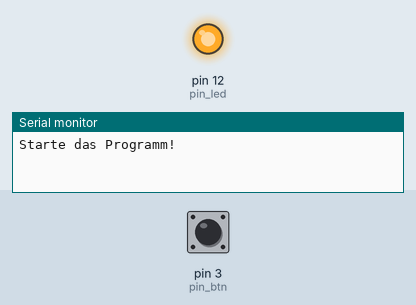
The sketch below on a simulated Arduino Uno, built with avr-gcc and run on an emulated ATmega328P. Shown: output pins drawn as LEDs (lit = HIGH), the last lines printed to the serial monitor. The test bench sets the inputs (shaded band); at power-on: pin 3 (pin_btn) HIGH. Random numbers use the default seed unless the sketch sets one.

Above: at 2.6 s.
2.7 s: pin 3 (pin_btn) pulled LOW for 0.15 s
At 4.9 s:
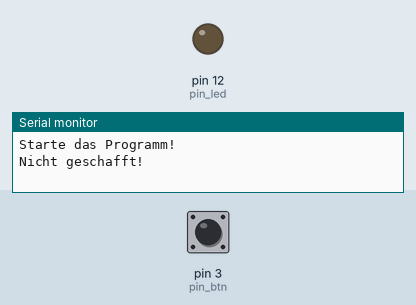
5.2 s: pin 3 (pin_btn) pulled LOW for 3.2 s
Timing chart, 0 to 12.5 s (numbered marks = the images above; inputs shaded):
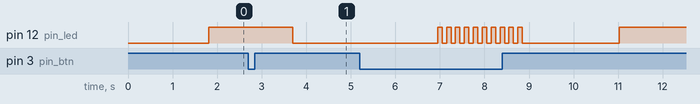

The sketch:

Reaktionstester.ino
```cpp
int pin_btn = 3;               //Pin 3: Knopf
int pin_led = 12;               //Pin 3: LED

void setup() {
  Serial.begin(9600);          //Verbindung zum PC initialisieren
  Serial.println("Starte das Programm!"); //Nachricht schicken

  pinMode(pin_btn, INPUT);     //Den Taster-Pin auf "nicht-Ausgabe" stellen
  digitalWrite(pin_btn, HIGH); //Den Taster-Pin über 10kOhm mit 5V verbinden
  pinMode(pin_led, OUTPUT);    //Den LED-Pin auf "Ausgabe" stellen
  digitalWrite(pin_led, LOW);  //An den LED-Pin Masse anlegen
}

long reaktionszeit = 500;      //Der Startwert für unseren Reaktionszeit-Tester

void loop() {
  delay(random(1000,3000));    //Warte zwischen 1 und 3 Sekunden
  long aktion = millis();      //Speichere die Zeit in ms
  digitalWrite(pin_led, HIGH); //Schalte die LED ein
  while(digitalRead(pin_btn) != 0) { //Prüfe ob der Knopf gedrückt wurde
    delay(1);                  //Warte 1ms zwischen Prüfungen
  }
  long reaktion = millis();    //Speichere die Zeit in ms

  if(reaktion - aktion <= reaktionszeit) {
    //Der Teilnehmer hat den Test bestanden!
    Serial.println("Geschafft");
    reaktionszeit = reaktionszeit * 0.9; //Weniger Zeit beim nächsten Mal!
    for(int i = 0; i < 10; i++) { //Lasse die LED blinken
      digitalWrite(pin_led, HIGH);
      delay(100);
      digitalWrite(pin_led, LOW);
      delay(100);
    }
  } else {
    //Der Teilnehmer war zu langsam!
    Serial.println("Nicht geschafft!");
    delay(1000);
    digitalWrite(pin_led, LOW);

  }
  delay(1000);
}
```

Measured:
- after the input at 2.7 s, pin 12 (pin_led): HIGH → LOW after 1.0 s
